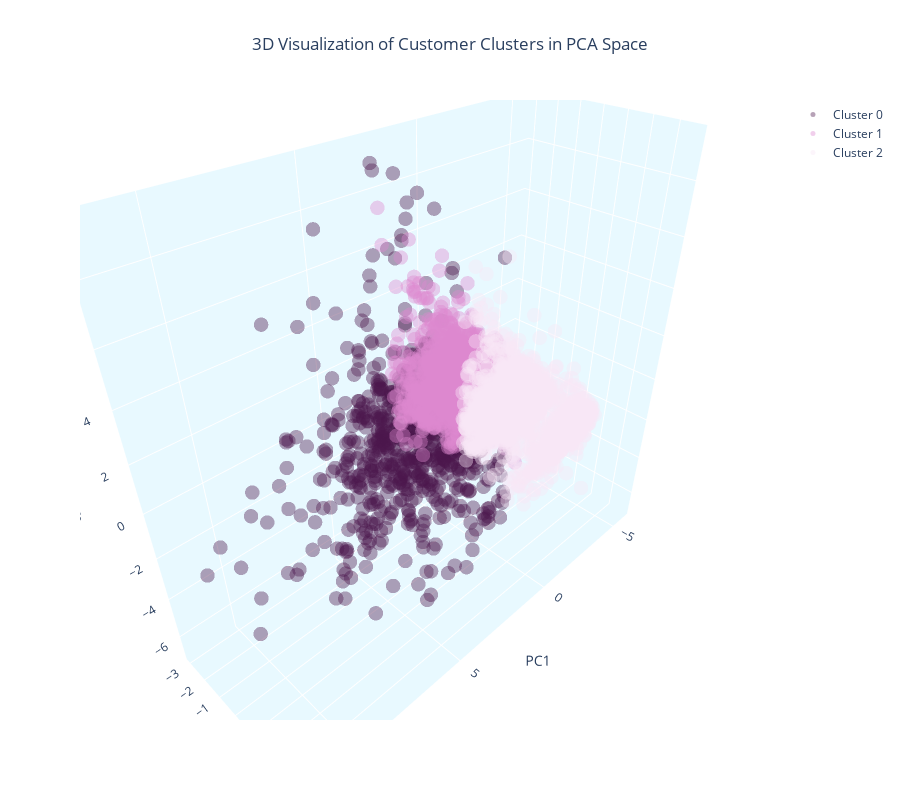

Notebook cell for this chart:
### Code cell
colors = ['#4B164C', '#DD88CF', '#F8E7F6']

cluster_0 = customer_data_pca[customer_data_pca['cluster'] == 0]
cluster_1 = customer_data_pca[customer_data_pca['cluster'] == 1]
cluster_2 = customer_data_pca[customer_data_pca['cluster'] == 2]

fig = go.Figure()


fig.add_trace(go.Scatter3d(x=cluster_0['PC1'], y=cluster_0['PC2'], z=cluster_0['PC3'], 
                           mode='markers', marker=dict(color=colors[0], size=5, opacity=0.4), name='Cluster 0'))
fig.add_trace(go.Scatter3d(x=cluster_1['PC1'], y=cluster_1['PC2'], z=cluster_1['PC3'], 
                           mode='markers', marker=dict(color=colors[1], size=5, opacity=0.4), name='Cluster 1'))
fig.add_trace(go.Scatter3d(x=cluster_2['PC1'], y=cluster_2['PC2'], z=cluster_2['PC3'], 
                           mode='markers', marker=dict(color=colors[2], size=5, opacity=0.4), name='Cluster 2'))

fig.update_layout(
    title=dict(text='3D Visualization of Customer Clusters in PCA Space', x=0.5),
    scene=dict(
        xaxis=dict(backgroundcolor="#E8F9FF", gridcolor='white', title='PC1'),
        yaxis=dict(backgroundcolor="#E8F9FF", gridcolor='white', title='PC2'),
        zaxis=dict(backgroundcolor="#E8F9FF", gridcolor='white', title='PC3'),
    ),
    width=900,
    height=800
)

fig.show()

### Figure 1 — Plotly figure (JSON) as saved in the notebook; plotly's stock layout.template omitted (floating-point values rounded to 4 significant figures; data arrays with more than 128 entries replaced by an {"elided": "..."} marker saying what was removed)
{"data": [{"marker": {"color": "#4B164C", "opacity": 0.4, "size": 5}, "mode": "markers", "name": "Cluster 0", "type": "scatter3d", "x": {"elided": "723 float values"}, "y": {"elided": "723 float values"}, "z": {"elided": "723 float values"}}, {"marker": {"color": "#DD88CF", "opacity": 0.4, "size": 5}, "mode": "markers", "name": "Cluster 1", "type": "scatter3d", "x": {"elided": "1688 float values"}, "y": {"elided": "1688 float values"}, "z": {"elided": "1688 float values"}}, {"marker": {"color": "#F8E7F6", "opacity": 0.4, "size": 5}, "mode": "markers", "name": "Cluster 2", "type": "scatter3d", "x": {"elided": "1656 float values"}, "y": {"elided": "1656 float values"}, "z": {"elided": "1656 float values"}}], "layout": {"height": 800, "scene": {"aspectmode": "auto", "aspectratio": {"x": 1.392, "y": 0.5505, "z": 1.305}, "camera": {"center": {"x": 0, "y": 0, "z": 0}, "eye": {"x": 1.145, "y": 1.145, "z": 1.145}, "projection": {"type": "perspective"}, "up": {"x": 0, "y": 0, "z": 1}}, "xaxis": {"backgroundcolor": "#E8F9FF", "gridcolor": "white", "title": {"text": "PC1"}, "type": "linear"}, "yaxis": {"backgroundcolor": "#E8F9FF", "gridcolor": "white", "title": {"text": "PC2"}, "type": "linear"}, "zaxis": {"backgroundcolor": "#E8F9FF", "gridcolor": "white", "title": {"text": "PC3"}, "type": "linear"}}, "title": {"text": "3D Visualization of Customer Clusters in PCA Space", "x": 0.5}, "width": 900}}
